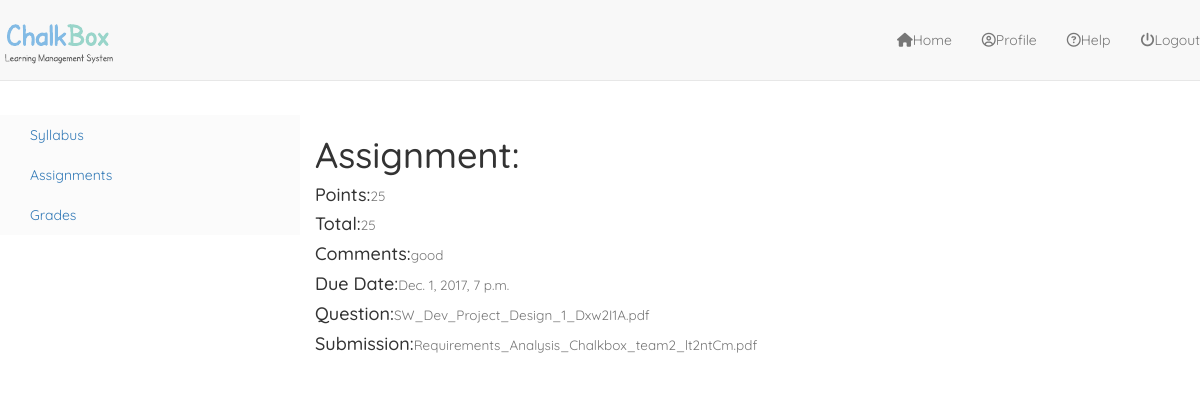
/courses/2/submissions/11/submit/ (signed in), run on the app's committed database.
### submissions/models.py (models this page shows, shortened)
class Submission(models.Model):
    course = models.ForeignKey(Course)
    user = models.ForeignKey(User)
    assignment = models.ForeignKey(Assignment)
    submission	= models.FileField(null=True, blank=True)
    points	= models.IntegerField(null=True, blank=True)
    total_points	= models.IntegerField(null=True, blank=True)
    comments = models.TextField(blank=True)
    updated	= models.DateTimeField(auto_now=True)

### assignments/models.py (models this page shows, shortened)
class Assignment(models.Model):
	course = models.ForeignKey(Course)
	title = models.CharField(max_length=120, unique=True)
	due_date = models.DateTimeField()
	total_points	= models.IntegerField()
	description = models.TextField(blank=True)
	updated     = models.DateTimeField(auto_now=True)
	timestamp   = models.DateTimeField(auto_now_add=True)
	question	= models.FileField(null=True, blank=True)
	publish		= models.BooleanField(default=False)
	def is_past_due(self):
		return timezone.now() > self.due_date

### submissions/views.py (the view)
# urls.py: url(r'^(?P<aid>\d+)/submit/$', submit_assignment, name="submit_assignment"),
def submit_assignment(request, cid=None, aid=None):
	try:
		submission = Submission.objects.get(course__id=cid, assignment__id=aid, user__id=request.user.id)
	except ObjectDoesNotExist:
		submission = None
	if request.method == "POST":
		if submission:
			form = SubmissionForm(request.POST or None, request.FILES or None, instance=submission)
		else:
			form = SubmissionForm(request.POST or None, request.FILES or None)
		if form.is_valid():
			instance = form.save(commit=False)
			if submission == None:
				instance.user = User.objects.get(id=request.user.id)
				instance.course = Course.objects.get(id=cid)
				instance.assignment = Assignment.objects.get(id=aid)
				instance.total_points = instance.assignment.total_points
			instance.save()
			return redirect("courses:assignments:assignment_home", cid=cid)
	else:
		if submission:
			form = SubmissionForm(instance=submission)
		else:
			form = SubmissionForm(request.POST or None, request.FILES or None)
	context = {
		"submission": submission,
		"form": form,
		"id": cid,
	}
	return render(request, "submission/submit_assignment.html", context)

### accounts/models.py (called while the page is built)
	@property
	def is_staff(self):
		return self.staff

### templates/submission/submit_assignment.html (shortened to what this page needs)
{% extends "base_navbar.html" %}
{% load crispy_forms_tags %}
{% block content %}
<div class="modal-body row">
   {% include "side_bar.html" with cid=id %}
	<div class="col-md-9">
		<div class="content">
			<h1>Assignment:</h1>
			<form method='POST' action='' enctype="multipart/form-data">{% csrf_token %}
			{% if submission and submission.assignment.is_past_due %}
			<h4>Points:<small>{{ submission.points }}</small></h4>
			<h4>Total:<small>{{ submission.assignment.total_points }}</small></h4>
			<h4>Comments:<small>{{ submission.comments }}</small></h4>
			<h4>Due Date:<small>{{ submission.assignment.due_date }}</small></h4>
			<h4>Question:<a href='{{ obj.assignment.question.url }}'><small>{{ submission.assignment.question }}</small></a></h4>
			<h4>Submission:<a href='{{ obj.submission.url }}'><small>{{ submission.submission }}</small></a></h4>
			{% else %}
			<b>{{ form|crispy }}</b>
			<input class='btn btn-default' type='submit' value='Save' />
			{% endif %}
			</form>
		</div>
	</div>
</div>
{% endblock %}

### static_proj/static_root/css/navbar-static-top.css (style rules this page uses)
body { min-height: 2000px; }

### static_proj/static_root/css/custom.css (style rules this page uses)
html { height: 100%; margin: 0; padding: 0; border: 0; overflow-x: hidden; }
body { min-height: 100% !important; font-family: 'Quicksand', 'Raleway', sans-serif; margin: 0; padding: 0; border: 0; overflow-x: hidden; }

### static_proj/static_root/css/style.css (style rules this page uses)
*, *:before, *:after { box-sizing: border-box; }

### data on the page
Submission: points "25", assignment.total_points "25", comments "good", assignment.due_date "Dec. 1, 2017, 7 p.m.", assignment.question "SW_Dev_Project_Design_1_Dxw2I1A.pdf", submission "Requirements_Analysis_Chalkbox_team2_lt2ntCm.pdf"
